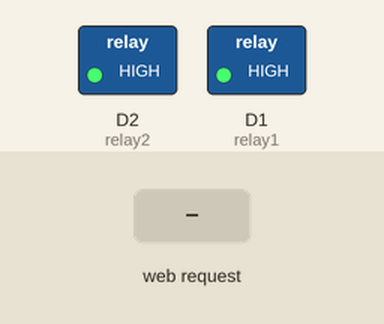
This sketch was run on a simulated ESP8266 (NodeMCU). Shown: switched loads named in the sketch (green lamp = pin HIGH). The test bench sets the inputs (shaded band). WiFi joins after 1.5 s; servers stay silent unless stated; what the sketch prints to the serial monitor is not drawn.

Above: at 3.2 s.
3.3 s: HTTP request GET /command?light1=1 received
At 4.5 s:
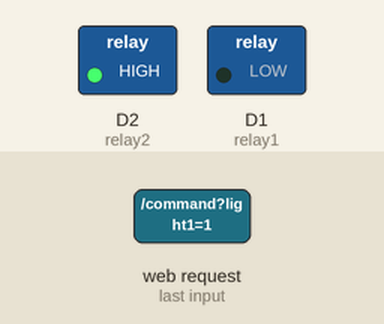
4.8 s: HTTP request GET /command?light1=0 received
At 5.8 s:
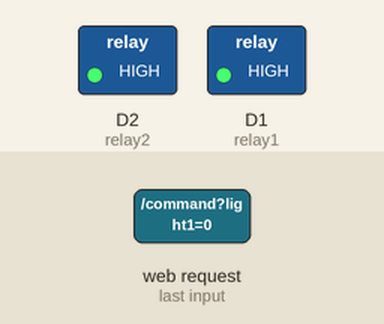
6.3 s: HTTP request GET /command?light2=1 received
At 6.9 s:
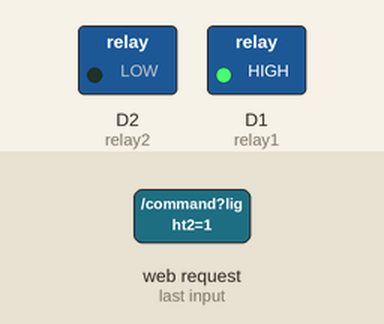
7.8 s: HTTP request GET /command?light2=0 received
At 8.1 s:
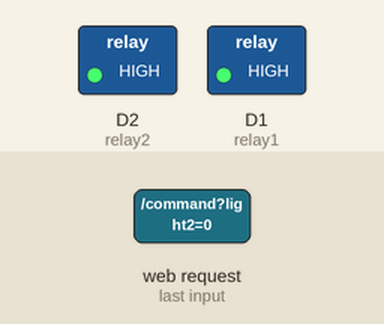
Timing chart, 0 to 10.3 s (numbered marks = the images above; inputs shaded):
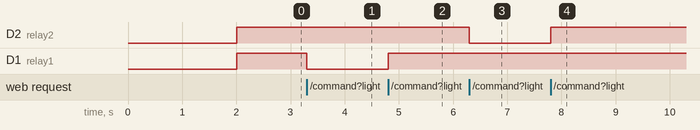

Measured:
- after the input at 3.3 s, D1 (relay1): HIGH → LOW at once
- after the input at 4.8 s, D1 (relay1): LOW → HIGH at once
- after the input at 6.3 s, D2 (relay2): HIGH → LOW at once
- after the input at 7.8 s, D2 (relay2): LOW → HIGH at once

The sketch:

esp8266_server.ino
```cpp
#include <ESP8266WiFi.h>
#include <ESP8266WebServer.h>

const char* ssid = "vivo123";
const char* password = "1234567890";

ESP8266WebServer server(80);

// Pin configuration for lights (GPIO5 = D1, GPIO4 = D2)

#define relay1 D1  // GPIO5
#define relay2 D2  // GPIO4
void setup() {
  Serial.begin(115200);

  // Connect to WiFi
  WiFi.begin(ssid, password);
  while (WiFi.status() != WL_CONNECTED) {
    delay(1000);
    Serial.println("Connecting to WiFi...");
  }
  Serial.println("Connected to WiFi");
  Serial.print("IP Address: ");
  Serial.println(WiFi.localIP());

  // Configure pins
 pinMode(relay1, OUTPUT);
  pinMode(relay2, OUTPUT);
  digitalWrite(relay1,HIGH);
  digitalWrite(relay2, HIGH);


  // Unified endpoint to receive commands from Python script
  server.on("/command", HTTP_GET, []() {
    String light1 = server.arg("light1");
    String light2 = server.arg("light2");

    if (light1 == "1") {
      digitalWrite(relay1, LOW);


    }
    if(light1 == "0") {
      digitalWrite(relay1, HIGH);
    }

    if (light2 == "1") {
      digitalWrite(relay2, LOW);
    }
     if(light2 == "0") {
      digitalWrite(relay2, HIGH);
    }

    String response = "Light states updated: light1=" + light1 + ", light2=" + light2;
    server.send(200, "text/plain", response);
  });

  server.begin();
  Serial.println("Server started");
}

void loop() {
  server.handleClient();
}
```
